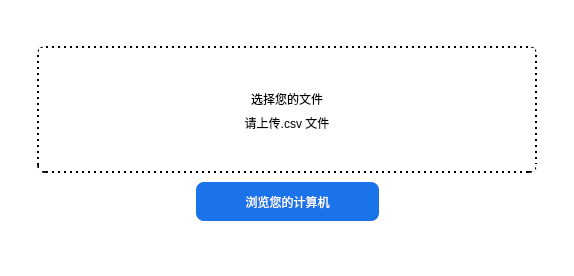
<?xml version="1.0" encoding="UTF-8"?>
<ui version="4.0">
 <class>UploadMainWindow</class>
 <widget class="QWidget" name="UploadMainWindow">
  <property name="geometry">
   <rect>
    <x>0</x>
    <y>0</y>
    <width>574</width>
    <height>276</height>
   </rect>
  </property>
  <property name="sizePolicy">
   <sizepolicy hsizetype="Preferred" vsizetype="Preferred">
    <horstretch>0</horstretch>
    <verstretch>0</verstretch>
   </sizepolicy>
  </property>
  <property name="minimumSize">
   <size>
    <width>522</width>
    <height>235</height>
   </size>
  </property>
  <property name="maximumSize">
   <size>
    <width>785</width>
    <height>470</height>
   </size>
  </property>
  <property name="windowTitle">
   <string>上传文件</string>
  </property>
  <property name="styleSheet">
   <string notr="true">background-color: rgb(255, 255, 255);</string>
  </property>
  <layout class="QVBoxLayout" name="verticalLayout">
   <property name="spacing">
    <number>0</number>
   </property>
   <property name="leftMargin">
    <number>0</number>
   </property>
   <property name="topMargin">
    <number>0</number>
   </property>
   <property name="rightMargin">
    <number>0</number>
   </property>
   <property name="bottomMargin">
    <number>0</number>
   </property>
   <item>
    <widget class="QWidget" name="baseWidget" native="true">
     <property name="styleSheet">
      <string notr="true">#baseWidget {background-color: rgb(255, 255, 255);}</string>
     </property>
     <layout class="QGridLayout" name="gridLayout">
      <property name="leftMargin">
       <number>0</number>
      </property>
      <property name="topMargin">
       <number>0</number>
      </property>
      <property name="rightMargin">
       <number>0</number>
      </property>
      <property name="bottomMargin">
       <number>0</number>
      </property>
      <property name="spacing">
       <number>0</number>
      </property>
      <item row="4" column="1">
       <spacer name="verticalSpacer_4">
        <property name="orientation">
         <enum>Qt::Vertical</enum>
        </property>
        <property name="sizeType">
         <enum>QSizePolicy::Expanding</enum>
        </property>
        <property name="sizeHint" stdset="0">
         <size>
          <width>20</width>
          <height>0</height>
         </size>
        </property>
       </spacer>
      </item>
      <item row="0" column="1">
       <spacer name="verticalSpacer_3">
        <property name="orientation">
         <enum>Qt::Vertical</enum>
        </property>
        <property name="sizeHint" stdset="0">
         <size>
          <width>20</width>
          <height>40</height>
         </size>
        </property>
       </spacer>
      </item>
      <item row="1" column="2">
       <spacer name="horizontalSpacer_2">
        <property name="orientation">
         <enum>Qt::Horizontal</enum>
        </property>
        <property name="sizeType">
         <enum>QSizePolicy::Expanding</enum>
        </property>
        <property name="sizeHint" stdset="0">
         <size>
          <width>0</width>
          <height>20</height>
         </size>
        </property>
       </spacer>
      </item>
      <item row="1" column="0">
       <spacer name="horizontalSpacer">
        <property name="orientation">
         <enum>Qt::Horizontal</enum>
        </property>
        <property name="sizeType">
         <enum>QSizePolicy::Expanding</enum>
        </property>
        <property name="sizeHint" stdset="0">
         <size>
          <width>0</width>
          <height>20</height>
         </size>
        </property>
       </spacer>
      </item>
      <item row="2" column="1" rowspan="2">
       <widget class="QWidget" name="widget_2" native="true">
        <property name="sizePolicy">
         <sizepolicy hsizetype="Preferred" vsizetype="Preferred">
          <horstretch>0</horstretch>
          <verstretch>0</verstretch>
         </sizepolicy>
        </property>
        <property name="minimumSize">
         <size>
          <width>17</width>
          <height>58</height>
         </size>
        </property>
        <layout class="QHBoxLayout" name="horizontalLayout">
         <item>
          <spacer name="horizontalSpacer_5">
           <property name="orientation">
            <enum>Qt::Horizontal</enum>
           </property>
           <property name="sizeHint" stdset="0">
            <size>
             <width>141</width>
             <height>20</height>
            </size>
           </property>
          </spacer>
         </item>
         <item>
          <widget class="QPushButton" name="browseComputerBtn">
           <property name="sizePolicy">
            <sizepolicy hsizetype="Fixed" vsizetype="Fixed">
             <horstretch>0</horstretch>
             <verstretch>0</verstretch>
            </sizepolicy>
           </property>
           <property name="minimumSize">
            <size>
             <width>183</width>
             <height>39</height>
            </size>
           </property>
           <property name="maximumSize">
            <size>
             <width>183</width>
             <height>39</height>
            </size>
           </property>
           <property name="cursor">
            <cursorShape>PointingHandCursor</cursorShape>
           </property>
           <property name="styleSheet">
            <string notr="true">#browseComputerBtn {background-color: rgb(26, 115, 232);
font: 14pt &quot;PingFang SC&quot;;
font: 14pt &quot;Alibaba PuHuiTi 2.0 55 Regular&quot;;
color: rgb(255, 255, 255);
font: 14pt &quot;SimHei&quot;;
border-width: 2px;
border-radius: 8px;
}
</string>
           </property>
           <property name="text">
            <string>浏览您的计算机</string>
           </property>
          </widget>
         </item>
         <item>
          <spacer name="horizontalSpacer_6">
           <property name="orientation">
            <enum>Qt::Horizontal</enum>
           </property>
           <property name="sizeHint" stdset="0">
            <size>
             <width>40</width>
             <height>20</height>
            </size>
           </property>
          </spacer>
         </item>
        </layout>
       </widget>
      </item>
      <item row="1" column="1">
       <widget class="QStackedWidget" name="uploadStackedWidget">
        <property name="minimumSize">
         <size>
          <width>500</width>
          <height>0</height>
         </size>
        </property>
        <property name="cursor">
         <cursorShape>ArrowCursor</cursorShape>
        </property>
        <property name="layoutDirection">
         <enum>Qt::LeftToRight</enum>
        </property>
        <property name="styleSheet">
         <string notr="true">#uploadStackedWidget {
border: 2px dotted rgb(0, 0, 0);
border-radius: 8px;
width: 40%;}</string>
        </property>
        <property name="frameShape">
         <enum>QFrame::Panel</enum>
        </property>
        <property name="frameShadow">
         <enum>QFrame::Plain</enum>
        </property>
        <property name="lineWidth">
         <number>0</number>
        </property>
        <property name="currentIndex">
         <number>0</number>
        </property>
        <widget class="QWidget" name="stackedWidgetPage1">
         <layout class="QVBoxLayout" name="verticalLayout_2">
          <item>
           <spacer name="verticalSpacer">
            <property name="orientation">
             <enum>Qt::Vertical</enum>
            </property>
            <property name="sizeType">
             <enum>QSizePolicy::Minimum</enum>
            </property>
            <property name="sizeHint" stdset="0">
             <size>
              <width>20</width>
              <height>33</height>
             </size>
            </property>
           </spacer>
          </item>
          <item>
           <widget class="QPushButton" name="chooseFileBtn">
            <property name="cursor">
             <cursorShape>PointingHandCursor</cursorShape>
            </property>
            <property name="acceptDrops">
             <bool>true</bool>
            </property>
            <property name="styleSheet">
             <string notr="true">#chooseFileBtn{border: 0px;
font: 700 16pt &quot;Microsoft YaHei UI&quot;;}</string>
            </property>
            <property name="text">
             <string>选择您的文件</string>
            </property>
           </widget>
          </item>
          <item>
           <widget class="QPushButton" name="uploadCsvBtn">
            <property name="cursor">
             <cursorShape>PointingHandCursor</cursorShape>
            </property>
            <property name="acceptDrops">
             <bool>true</bool>
            </property>
            <property name="styleSheet">
             <string notr="true">#uploadCsvBtn{border: 0px;
font: 10pt &quot;Microsoft YaHei UI&quot;;}</string>
            </property>
            <property name="text">
             <string>请上传.csv 文件</string>
            </property>
           </widget>
          </item>
          <item>
           <spacer name="verticalSpacer_2">
            <property name="orientation">
             <enum>Qt::Vertical</enum>
            </property>
            <property name="sizeType">
             <enum>QSizePolicy::Minimum</enum>
            </property>
            <property name="sizeHint" stdset="0">
             <size>
              <width>20</width>
              <height>30</height>
             </size>
            </property>
           </spacer>
          </item>
         </layout>
        </widget>
        <widget class="QWidget" name="page">
         <widget class="QWidget" name="fileIconWidget" native="true">
          <property name="geometry">
           <rect>
            <x>150</x>
            <y>20</y>
            <width>71</width>
            <height>71</height>
           </rect>
          </property>
          <property name="styleSheet">
           <string notr="true">#fileIconWidget{border-image: url(:/icon/icon/csv-64.png)}</string>
          </property>
         </widget>
         <widget class="QLabel" name="uploadCompleteLabel">
          <property name="geometry">
           <rect>
            <x>240</x>
            <y>60</y>
            <width>141</width>
            <height>31</height>
           </rect>
          </property>
          <property name="styleSheet">
           <string notr="true">#uploadCompleteLabel{font: 14pt &quot;PingFang SC&quot;;}</string>
          </property>
          <property name="text">
           <string>文件上传成功!</string>
          </property>
         </widget>
         <widget class="QProgressBar" name="fileUploadProgressBar">
          <property name="geometry">
           <rect>
            <x>100</x>
            <y>100</y>
            <width>300</width>
            <height>16</height>
           </rect>
          </property>
          <property name="minimumSize">
           <size>
            <width>100</width>
            <height>0</height>
           </size>
          </property>
          <property name="maximumSize">
           <size>
            <width>300</width>
            <height>20</height>
           </size>
          </property>
          <property name="styleSheet">
           <string notr="true">
#fileUploadProgressBar::chunk{
	background: rgb(189, 189, 189)
}</string>
          </property>
          <property name="value">
           <number>15</number>
          </property>
         </widget>
         <widget class="QLabel" name="fileNameLabel">
          <property name="geometry">
           <rect>
            <x>240</x>
            <y>40</y>
            <width>241</width>
            <height>21</height>
           </rect>
          </property>
          <property name="styleSheet">
           <string notr="true">#fileNameLabel{font: 11pt &quot;PingFang SC&quot;;}</string>
          </property>
          <property name="text">
           <string>abc.csv</string>
          </property>
         </widget>
        </widget>
       </widget>
      </item>
     </layout>
    </widget>
   </item>
  </layout>
 </widget>
 <resources>
  <include location="resource.qrc"/>
 </resources>
 <connections>
  <connection>
   <sender>browseComputerBtn</sender>
   <signal>clicked()</signal>
   <receiver>UploadMainWindow</receiver>
   <slot>browse_computer_btn_clicked()</slot>
   <hints>
    <hint type="sourcelabel">
     <x>378</x>
     <y>240</y>
    </hint>
    <hint type="destinationlabel">
     <x>498</x>
     <y>0</y>
    </hint>
   </hints>
  </connection>
  <connection>
   <sender>chooseFileBtn</sender>
   <signal>clicked()</signal>
   <receiver>browseComputerBtn</receiver>
   <slot>click()</slot>
   <hints>
    <hint type="sourcelabel">
     <x>247</x>
     <y>112</y>
    </hint>
    <hint type="destinationlabel">
     <x>275</x>
     <y>219</y>
    </hint>
   </hints>
  </connection>
  <connection>
   <sender>uploadCsvBtn</sender>
   <signal>clicked()</signal>
   <receiver>browseComputerBtn</receiver>
   <slot>click()</slot>
   <hints>
    <hint type="sourcelabel">
     <x>242</x>
     <y>139</y>
    </hint>
    <hint type="destinationlabel">
     <x>248</x>
     <y>220</y>
    </hint>
   </hints>
  </connection>
 </connections>
 <slots>
  <slot>browse_computer_btn_clicked()</slot>
 </slots>
</ui>
